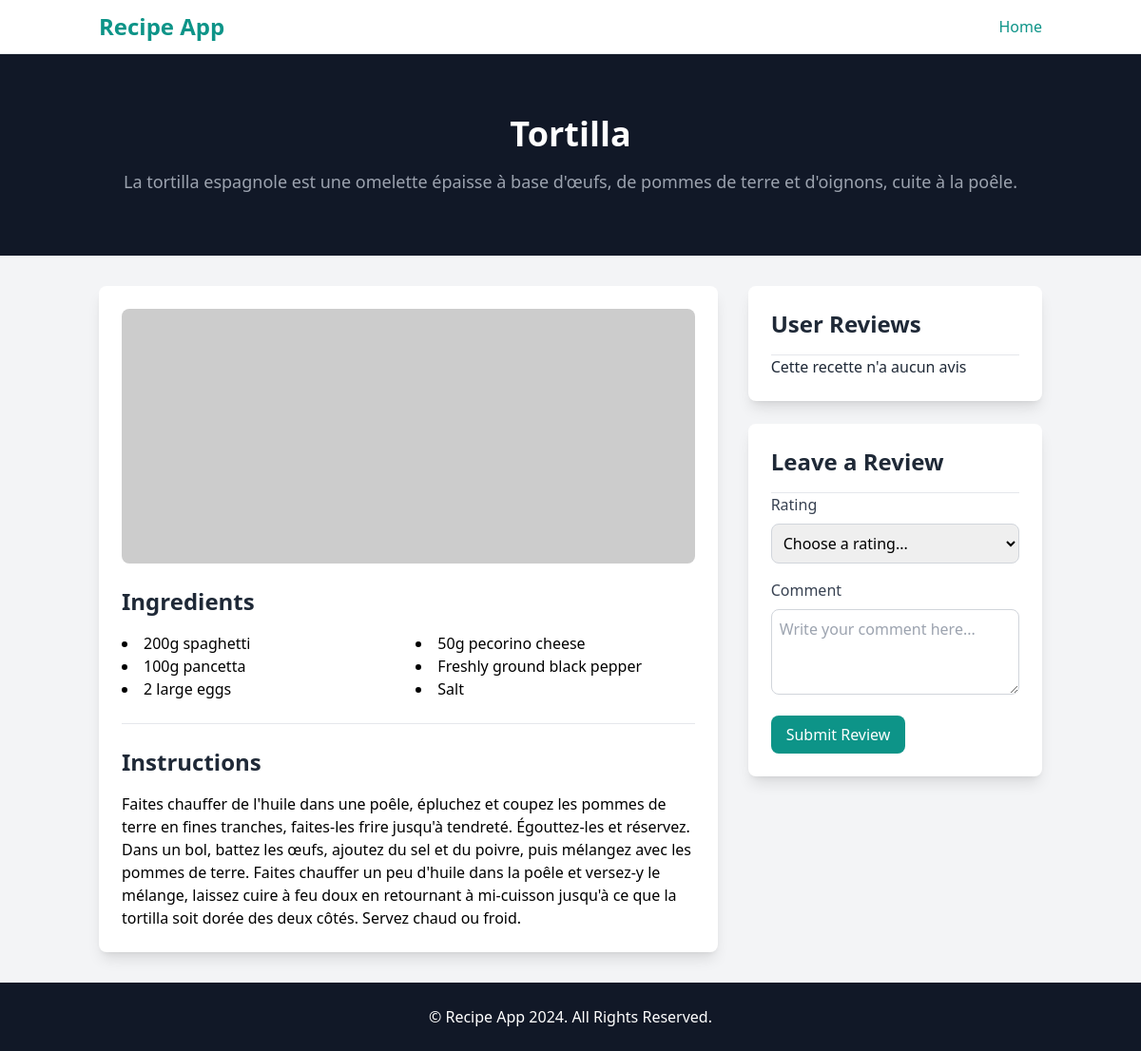
The page /recipes/Tortilla on the database as committed earlier.
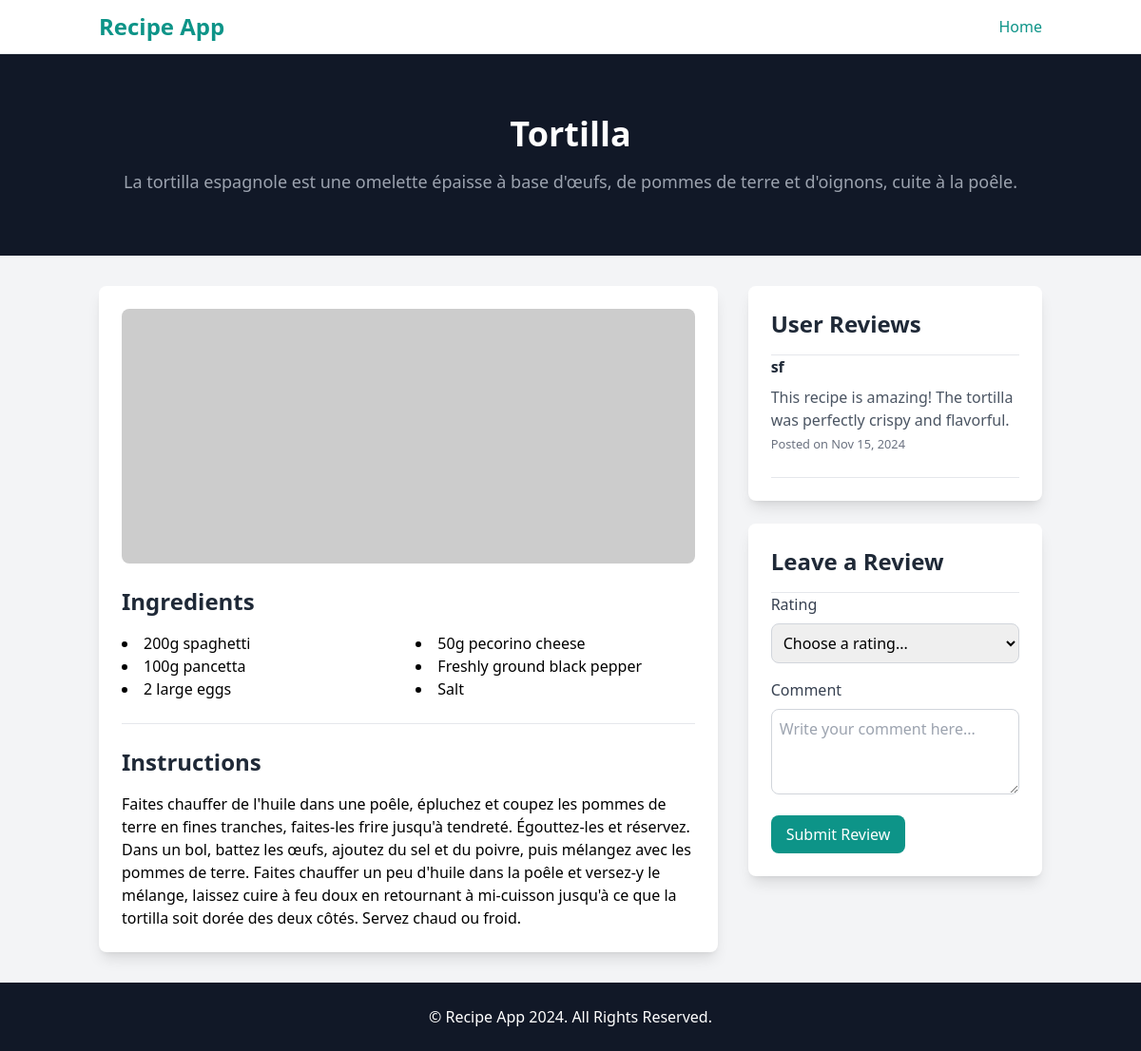
The same page on the database as committed later.
### recipes/models.py (models this page shows, shortened)
class Avis(models.Model):
    user = models.ForeignKey(User, on_delete=models.CASCADE)
    recipe = models.ForeignKey(Recipe, on_delete=models.CASCADE)
    content = models.TextField()  # Contenu de l'avis
    rating = models.PositiveIntegerField(default=0)  # Note (optionnelle)

### recipes/views.py (the view)
# urls.py: path('<str:title>',recipes.views.recette_info, name="recette_info"),
def recette_info(request, title):
    recette = Recipe.objects.get(title=title)
    reviews = Avis.objects.filter(recipe=recette)
    for review in reviews:
        review.filled_stars = [1] * review.rating  # List of 1's for filled stars
        review.empty_stars = [1] * (5 - review.rating)  # List of 1's for empty stars
    return render(request,'recipes/recette_info.html',{'recette': recette, 'reviews':reviews})

### recipes/templates/recipes/recette_info.html (shortened to what the changed rows need)
<!DOCTYPE html>
<html lang="en">
<head>
    <script src="https://cdn.tailwindcss.com"></script>
</head>
<body class="font-sans antialiased bg-gray-100">
    <header class="bg-gray-900 py-16">
        <div class="container mx-auto text-center text-white">
            <h1 class="text-4xl font-bold">{{recette.title}}</h1>
        </div>
    </header>
    <main class="container mx-auto px-4 py-8">
        <div class="grid grid-cols-1 lg:grid-cols-3 gap-8">
            <div class="lg:col-span-2 bg-white p-6 rounded-lg shadow-lg">
                <h2 class="text-2xl font-semibold text-gray-800 mb-4">Ingredients</h2>
                <h2 class="text-2xl font-semibold text-gray-800 mb-4">Instructions</h2>
            </div>
            <div>
                <div class="bg-white p-6 rounded-lg shadow-lg mb-6">
                    <h2 class="text-2xl font-semibold text-gray-800 mb-4">User Reviews</h2>
                    <div class="space-y-6">
                        {% if not reviews%}
                        <p class=" text-gray-800">Cette recette n'a aucun avis</p>
                        {% endif%}
                        {% for review in reviews%}
                        <div>
                            <h6 class="font-bold text-gray-800">{{review.user.username}}</h6>
                            <p class="text-gray-600 mt-2">{{review.content}}</p>
                            <small class="text-gray-500">Posted on Nov 15, 2024</small>
                        </div>
                        <hr>
                        {% endfor %}
                    </div>
                </div>
                <div class="bg-white p-6 rounded-lg shadow-lg">
                    <h2 class="text-2xl font-semibold text-gray-800 mb-4">Leave a Review</h2>
                </div>
            </div>
        </div>
    </main>
</body>
</html>

Rows that differ between the two databases and show on the page:
added Avis: user.username "sf", content "This recipe is amazing! The tortilla was perfectly crispy and flavorful."
Other text that changed with them:
text no longer shown: "Cette recette n'a aucun avis"
